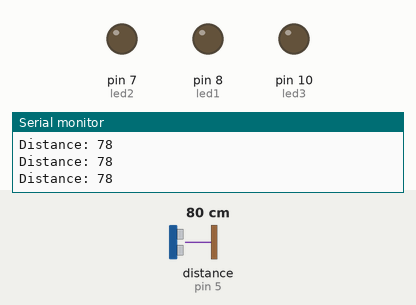
Recording of a sketch running on a simulated Arduino Uno, built with avr-gcc and run on an emulated ATmega328P. Parts: output pins drawn as LEDs (lit = HIGH), the last lines printed to the serial monitor. Wiring (inferred from the names in the program): ultrasonic range finder: trigger pin 4; echo pin 5. Inputs (shaded band) come from the test bench; at power-on: distance to the obstacle (sensor on pin 5) 80 cm. The echo pulse lasts 58.3 µs per cm; pins used as bus, display or sensor lines are not drawn.

Above: at 1.2 s.
1.3 s: distance to the obstacle (sensor on pin 5) set to 53 cm
2.8 s: distance to the obstacle (sensor on pin 5) set to 48 cm
At 4.0 s:
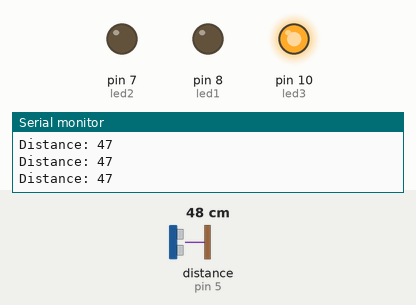
4.3 s: distance to the obstacle (sensor on pin 5) set to 34 cm
7.3 s: distance to the obstacle (sensor on pin 5) set to 27 cm
At 8.5 s:
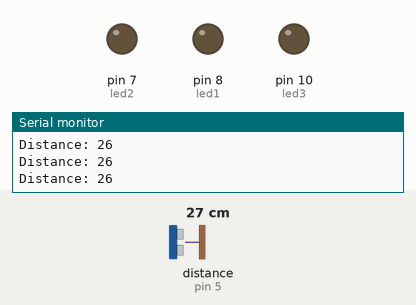
8.8 s: distance to the obstacle (sensor on pin 5) set to 23 cm
10.3 s: distance to the obstacle (sensor on pin 5) set to 20 cm
At 10.8 s:
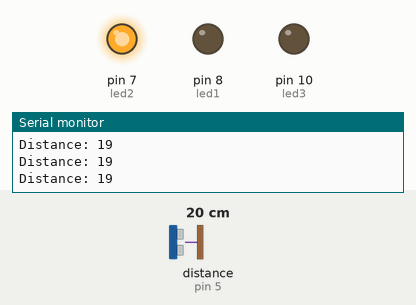
Timing chart, 0 to 12.8 s (numbered marks = the images above; inputs shaded):
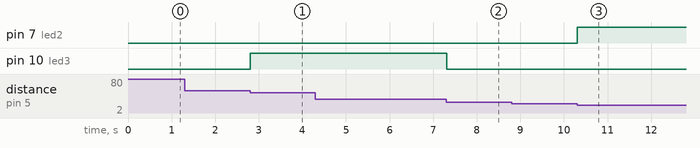

The sketch:

Ultrasonic_Distance_Indicator_with_LED_Alerts.ino
```cpp
const int trigPin = 4;
const int echoPin = 5;
long duration;
int distance;
int led1=8;
int led2=7;
int led3=10;

void setup() {
pinMode(trigPin, OUTPUT);
pinMode(echoPin, INPUT);
pinMode(led1,OUTPUT);
pinMode(led2,OUTPUT);
pinMode(led3,OUTPUT);
Serial.begin(9600);
}


void loop()
{
digitalWrite(trigPin, LOW);
delayMicroseconds(2);
digitalWrite(trigPin, HIGH);
delayMicroseconds(10);
digitalWrite(trigPin, LOW);
duration = pulseIn(echoPin, HIGH);
distance = duration * 0.034 / 2;

if(distance<=10 && distance>1)
digitalWrite(led1,HIGH);
else
digitalWrite(led1,LOW);
if(distance<=20 && distance>10)
digitalWrite(led2,HIGH);
else
digitalWrite(led2,LOW);
if(distance>=30 && distance<50)
digitalWrite(led3,HIGH);
else
digitalWrite(led3,LOW);
Serial.print("Distance: ");
Serial.println(distance);
}
```

Measured:
- the behaviour switches between 51 and 50 cm on distance to the obstacle (sensor on pin 5) (found by bisection; images 0 and 1)
- the behaviour switches between 31 and 30 cm on distance to the obstacle (sensor on pin 5) (found by bisection; images 1 and 2)
- the behaviour switches between 22 and 21 cm on distance to the obstacle (sensor on pin 5) (found by bisection; images 2 and 3)
- after the input at 2.8 s, pin 10 (led3): LOW → HIGH at once
- after the input at 7.3 s, pin 10 (led3): HIGH → LOW at once
- after the input at 10.3 s, pin 7 (led2): LOW → HIGH at once
